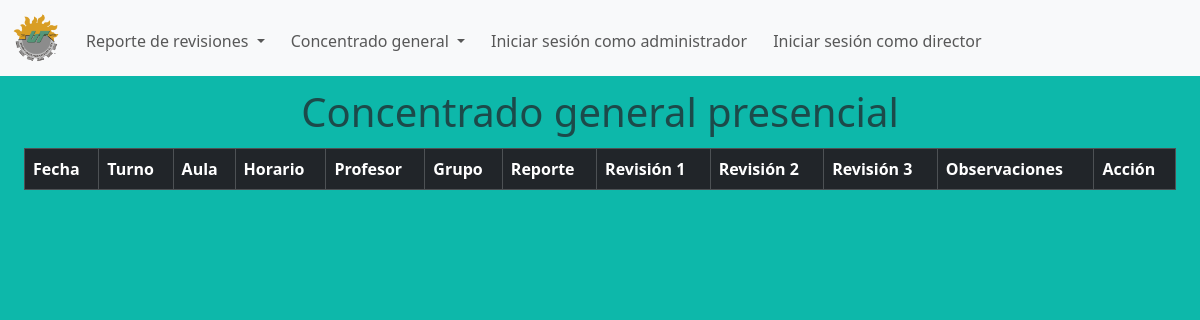
The app's page /layouts/revisiones_all.php, older data.
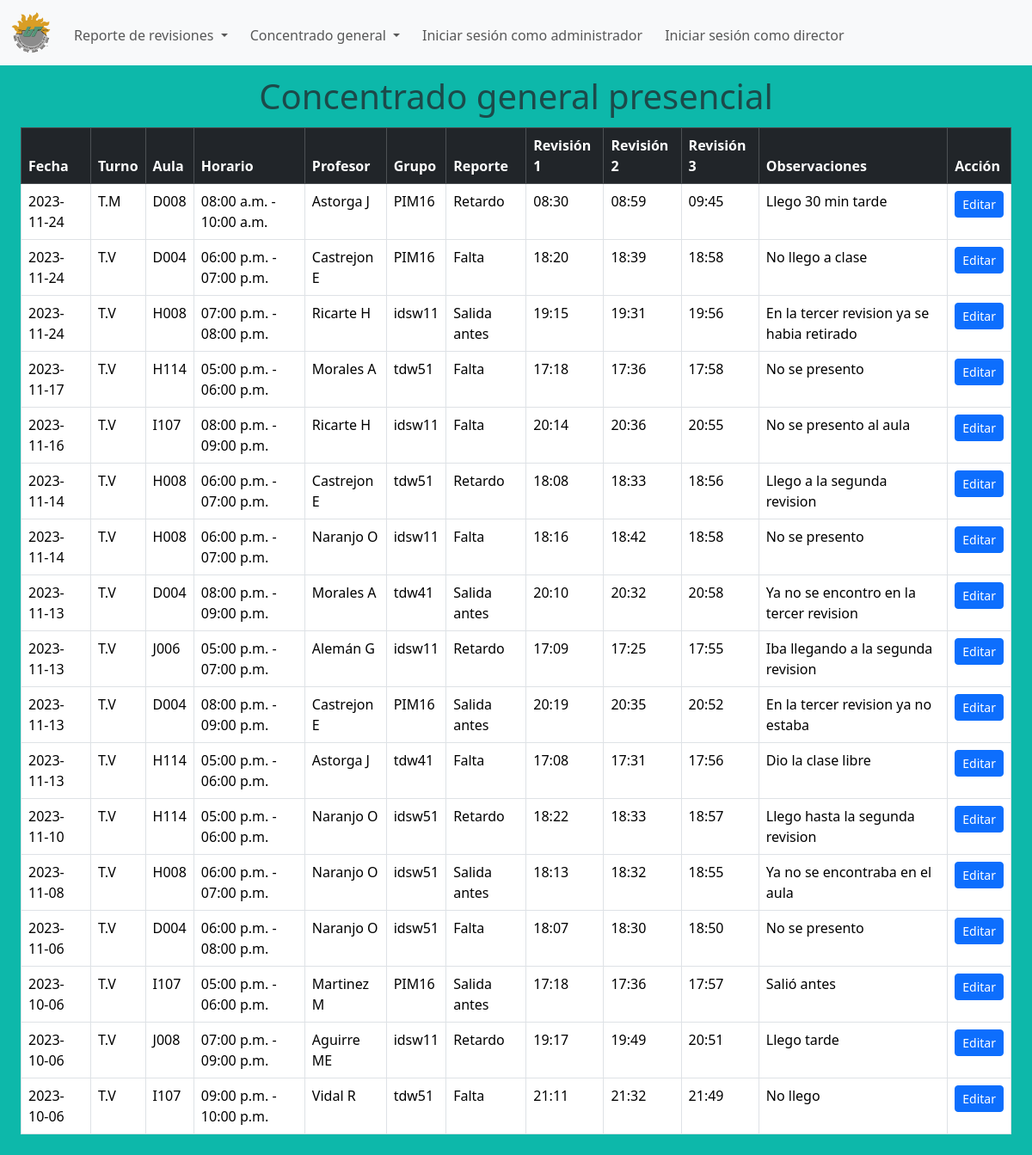
The same page, newer data.
### tables this page shows
CREATE TABLE IF NOT EXISTS `revisiones` (
  `id` int NOT NULL AUTO_INCREMENT,
  `fecha` date NOT NULL,
  `turno` varchar(10) NOT NULL,
  `aula` varchar(10) DEFAULT NULL,
  `hora_inicio` varchar(10) DEFAULT NULL,
  `hora_final` varchar(10) DEFAULT NULL,
  `modalidad` varchar(50) NOT NULL,
  `profesor` int DEFAULT NULL,
  `grupo` varchar(10) DEFAULT NULL,
  `reporte` varchar(50) DEFAULT NULL,
  `revision_1` varchar(10) NOT NULL,
  `revision_2` varchar(10) NOT NULL,
  `revision_3` varchar(10) NOT NULL,
  `revision_4` varchar(10) NOT NULL,
  `observaciones` varchar(250) DEFAULT NULL,
  `justificado` varchar(2) NOT NULL,
  `comentarios` varchar(250) NOT NULL,
  PRIMARY KEY (`id`),
  KEY `profesor` (`profesor`)
);

CREATE TABLE IF NOT EXISTS `profesores` (
  `id` int NOT NULL AUTO_INCREMENT,
  `nomenclatura` varchar(100) DEFAULT NULL,
  `nombres` varchar(100) DEFAULT NULL,
  `primer_apellido` varchar(100) DEFAULT NULL,
  `segundo_apellido` varchar(100) DEFAULT NULL,
  `correo` varchar(100) DEFAULT NULL,
  `director` int DEFAULT NULL,
  PRIMARY KEY (`id`),
  KEY `director` (`director`)
);

### layouts/revisiones_all.php (the view, shortened to what this page needs)
<!DOCTYPE html>
<html lang="en">
<head>
    <link href="https://cdn.jsdelivr.net/npm/bootstrap@5.3.2/dist/css/bootstrap.min.css" rel="stylesheet">
    <link rel="stylesheet" href="../css/style.css">
</head>
<body class="captura_background">
<?php include ("navbar.php");?>
<h1 class="h1-tittles text-muted">Concentrado general presencial</h1>
<div class="div-table">
<table class="table table-bordered">
  <thead class="table-dark">
    <tr>
      <th scope="col">Fecha</th>
      <th scope="col">Turno</th>
      <th scope="col">Aula</th>
      <th scope="col">Horario</th>
      <th scope="col">Profesor</th>
      <th scope="col">Grupo</th>
      <th scope="col">Reporte</th>
      <th scope="col">Revisión 1</th>
      <th scope="col">Revisión 2</th>
      <th scope="col">Revisión 3</th>
      <th scope="col">Observaciones</th>
      <th scope="col">Acción</th>
    </tr>
  </thead>
  <tbody>
    <?php
    include('../php/connection.php');
    $consul = "SELECT revisiones.id, revisiones.fecha, revisiones.turno, revisiones.aula, CONCAT(revisiones.hora_inicio,' - ',revisiones.hora_final) AS horario,
    profesores.nomenclatura, revisiones.grupo, revisiones.reporte, revisiones.revision_1, revisiones.revision_2, revisiones.revision_3,
    revisiones.observaciones FROM revisiones
    INNER JOIN profesores ON revisiones.profesor = profesores.id WHERE modalidad = 'presencial' ORDER BY id DESC";
    $result = mysqli_query($connection, $consul) or die ("Algo salio mal");
    if(mysqli_num_rows($result) > 0){
        foreach($result as $row){
          ?>
            <tr>
              <td><?php echo $row["fecha"]; ?></td>
              <td><?php echo $row["turno"];?></td>
              <td><?php echo $row["aula"]; ?></td>
              <td><?php echo $row["horario"];?></td>
              <td><?php echo $row["nomenclatura"];?></td>
              <td><?php echo $row["grupo"]; ?></td>
              <td><?php echo $row["reporte"]; ?></td>
              <td><?php echo $row["revision_1"]; ?></td>
              <td><?php echo $row["revision_2"]; ?></td>
              <td><?php echo $row["revision_3"]; ?></td>
              <td><?php echo $row["observaciones"]; ?></td>
              <td>
                  <button type="button" class="btn btn-primary btn-sm" data-bs-toggle="modal" data-bs-target="#exampleModal_<?php echo $row['id']; ?>">Editar</button>
              </td>
            </tr>
                <?php
    }
    ?>
        </tbody>
    </table>
    </div>
    <?php
    }
    ?>
</body>
</html>

Row changes from the older to the newer data that the page shows:
added revisiones: fecha "2023-11-24", turno "T.M", aula "D008", horario "08:00 a.m. - 10:00 a.m.", profesor.nomenclatura "Astorga J", grupo "PIM16", reporte "Retardo", revision_1 "08:30", revision_2 "08:59", revision_3 "09:45", observaciones "Llego 30 min tarde"
added revisiones: fecha "2023-11-24", turno "T.V", aula "D004", horario "06:00 p.m. - 07:00 p.m.", profesor.nomenclatura "Castrejon E", grupo "PIM16", reporte "Falta", revision_1 "18:20", revision_2 "18:39", revision_3 "18:58", observaciones "No llego a clase"
added revisiones: fecha "2023-11-24", turno "T.V", aula "H008", horario "07:00 p.m. - 08:00 p.m.", profesor.nomenclatura "Ricarte H", grupo "idsw11", reporte "Salida antes", revision_1 "19:15", revision_2 "19:31", revision_3 "19:56", observaciones "En la tercer revision ya se habia retirado"
added revisiones: fecha "2023-11-17", turno "T.V", aula "H114", horario "05:00 p.m. - 06:00 p.m.", profesor.nomenclatura "Morales A", grupo "tdw51", reporte "Falta", revision_1 "17:18", revision_2 "17:36", revision_3 "17:58", observaciones "No se presento"
added revisiones: fecha "2023-11-16", turno "T.V", aula "I107", horario "08:00 p.m. - 09:00 p.m.", profesor.nomenclatura "Ricarte H", grupo "idsw11", reporte "Falta", revision_1 "20:14", revision_2 "20:36", revision_3 "20:55", observaciones "No se presento al aula"
added revisiones: fecha "2023-11-14", turno "T.V", aula "H008", horario "06:00 p.m. - 07:00 p.m.", profesor.nomenclatura "Castrejon E", grupo "tdw51", reporte "Retardo", revision_1 "18:08", revision_2 "18:33", revision_3 "18:56", observaciones "Llego a la segunda revision"
added revisiones: fecha "2023-11-14", turno "T.V", aula "H008", horario "06:00 p.m. - 07:00 p.m.", profesor.nomenclatura "Naranjo O", grupo "idsw11", reporte "Falta", revision_1 "18:16", revision_2 "18:42", revision_3 "18:58", observaciones "No se presento"
added revisiones: fecha "2023-11-13", turno "T.V", aula "D004", horario "08:00 p.m. - 09:00 p.m.", profesor.nomenclatura "Morales A", grupo "tdw41", reporte "Salida antes", revision_1 "20:10", revision_2 "20:32", revision_3 "20:58", observaciones "Ya no se encontro en la tercer revision"
now on this page (row edited): revisiones: fecha "2023-11-13", turno "T.V", aula "J006", horario "05:00 p.m. - 07:00 p.m.", profesor.nomenclatura "Alemán G", grupo "idsw11", reporte "Retardo", revision_1 "17:09", revision_2 "17:25", revision_3 "17:55", observaciones "Iba llegando a la segunda revision"
now on this page (row edited): revisiones: fecha "2023-11-13", turno "T.V", aula "D004", horario "08:00 p.m. - 09:00 p.m.", profesor.nomenclatura "Castrejon E", grupo "PIM16", reporte "Salida antes", revision_1 "20:19", revision_2 "20:35", revision_3 "20:52", observaciones "En la tercer revision ya no estaba"
added revisiones: fecha "2023-11-13", turno "T.V", aula "H114", horario "05:00 p.m. - 06:00 p.m.", profesor.nomenclatura "Astorga J", grupo "tdw41", reporte "Falta", revision_1 "17:08", revision_2 "17:31", revision_3 "17:56", observaciones "Dio la clase libre"
added revisiones: fecha "2023-11-10", turno "T.V", aula "H114", horario "05:00 p.m. - 06:00 p.m.", profesor.nomenclatura "Naranjo O", grupo "idsw51", reporte "Retardo", revision_1 "18:22", revision_2 "18:33", revision_3 "18:57", observaciones "Llego hasta la segunda revision"
now on this page (row edited): revisiones: fecha "2023-11-08", turno "T.V", aula "H008", horario "06:00 p.m. - 07:00 p.m.", profesor.nomenclatura "Naranjo O", grupo "idsw51", reporte "Salida antes", revision_1 "18:13", revision_2 "18:32", revision_3 "18:55", observaciones "Ya no se encontraba en el aula"
now on this page (row edited): revisiones: fecha "2023-11-06", turno "T.V", aula "D004", horario "06:00 p.m. - 08:00 p.m.", profesor.nomenclatura "Naranjo O", grupo "idsw51", reporte "Falta", revision_1 "18:07", revision_2 "18:30", revision_3 "18:50", observaciones "No se presento"
now on this page (row edited): revisiones: fecha "2023-10-06", turno "T.V", aula "I107", horario "05:00 p.m. - 06:00 p.m.", profesor.nomenclatura "Martinez M", grupo "PIM16", reporte "Salida antes", revision_1 "17:18", revision_2 "17:36", revision_3 "17:57", observaciones "Salió antes"
now on this page (row edited): revisiones: fecha "2023-10-06", turno "T.V", aula "J008", horario "07:00 p.m. - 09:00 p.m.", profesor.nomenclatura "Aguirre ME", grupo "idsw11", reporte "Retardo", revision_1 "19:17", revision_2 "19:49", revision_3 "20:51", observaciones "Llego tarde"
now on this page (row edited): revisiones: fecha "2023-10-06", turno "T.V", aula "I107", horario "09:00 p.m. - 10:00 p.m.", profesor.nomenclatura "Vidal R", grupo "tdw51", reporte "Falta", revision_1 "21:11", revision_2 "21:32", revision_3 "21:49", observaciones "No llego"
